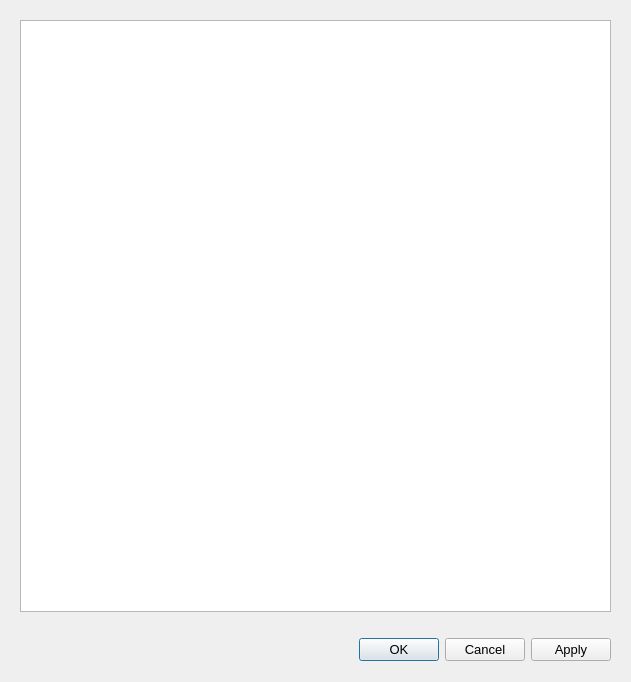
<?xml version="1.0" encoding="UTF-8"?>
<ui version="4.0">
 <class>StyleDialog</class>
 <widget class="QDialog" name="StyleDialog">
  <property name="geometry">
   <rect>
    <x>0</x>
    <y>0</y>
    <width>631</width>
    <height>682</height>
   </rect>
  </property>
  <property name="font">
   <font>
    <pointsize>10</pointsize>
   </font>
  </property>
  <property name="windowTitle">
   <string>Style Sheet Editor</string>
  </property>
  <widget class="QWidget" name="layoutWidget">
   <property name="geometry">
    <rect>
     <x>20</x>
     <y>20</y>
     <width>591</width>
     <height>641</height>
    </rect>
   </property>
   <layout class="QVBoxLayout" name="verticalLayout">
    <item>
     <widget class="QTreeView" name="styleTree">
      <property name="iconSize">
       <size>
        <width>64</width>
        <height>64</height>
       </size>
      </property>
     </widget>
    </item>
    <item>
     <spacer name="verticalSpacer">
      <property name="orientation">
       <enum>Qt::Vertical</enum>
      </property>
      <property name="sizeType">
       <enum>QSizePolicy::Maximum</enum>
      </property>
      <property name="sizeHint" stdset="0">
       <size>
        <width>20</width>
        <height>20</height>
       </size>
      </property>
     </spacer>
    </item>
    <item>
     <layout class="QHBoxLayout" name="horizontalLayout">
      <item>
       <widget class="QDialogButtonBox" name="buttonBox">
        <property name="standardButtons">
         <set>QDialogButtonBox::Apply|QDialogButtonBox::Cancel|QDialogButtonBox::Ok</set>
        </property>
       </widget>
      </item>
     </layout>
    </item>
   </layout>
  </widget>
 </widget>
 <resources/>
 <connections/>
</ui>
